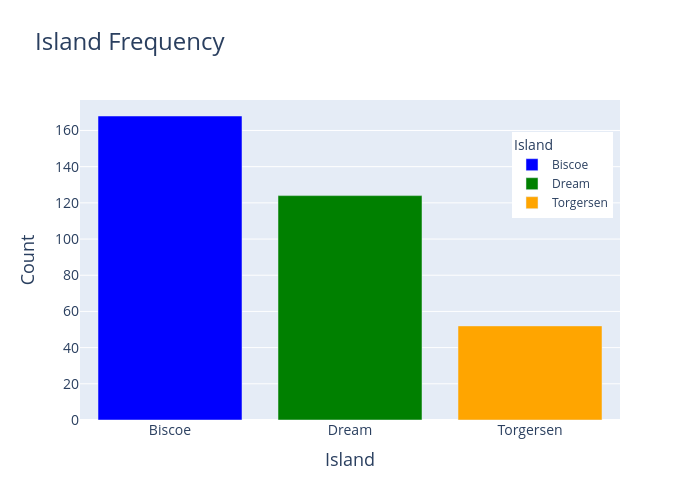

The cell this chart's notebook holds for it:
### Code cell
# Count each island
island_count = data['island'].value_counts().reset_index()

# Rename columns
island_count.columns = ['island', 'count']

# Create bar chart
fig = px.bar(
    island_count,
    x='island',
    y='count',
    labels={
        'island': 'Island',
        'count': 'Count'
    },
    title='Island Frequency',
    color='island',
    color_discrete_map={
        'Biscoe': 'blue',
        'Dream': 'green',
        'Torgersen': 'orange'
    }
)

fig.update_layout(
    legend_title='Island',
    legend=dict(
        x=0.8,
        y=0.9
    ),
    title_font_size=24,
    xaxis_title_font_size=18,
    yaxis_title_font_size=18,
    xaxis_tickfont_size=14,
    yaxis_tickfont_size=14,
    width=700,
    height=500
)

fig.show()

### Figure 1 — Plotly figure (JSON) as saved in the notebook; plotly's stock layout.template omitted (floating-point values rounded to 4 significant figures)
{"data": [{"hovertemplate": "Island=%{x}<br>Count=%{y}<extra></extra>", "legendgroup": "Biscoe", "marker": {"color": "blue", "pattern": {"shape": ""}}, "name": "Biscoe", "orientation": "v", "showlegend": true, "textposition": "auto", "type": "bar", "x": ["Biscoe"], "xaxis": "x", "y": [168], "yaxis": "y"}, {"hovertemplate": "Island=%{x}<br>Count=%{y}<extra></extra>", "legendgroup": "Dream", "marker": {"color": "green", "pattern": {"shape": ""}}, "name": "Dream", "orientation": "v", "showlegend": true, "textposition": "auto", "type": "bar", "x": ["Dream"], "xaxis": "x", "y": [124], "yaxis": "y"}, {"hovertemplate": "Island=%{x}<br>Count=%{y}<extra></extra>", "legendgroup": "Torgersen", "marker": {"color": "orange", "pattern": {"shape": ""}}, "name": "Torgersen", "orientation": "v", "showlegend": true, "textposition": "auto", "type": "bar", "x": ["Torgersen"], "xaxis": "x", "y": [52], "yaxis": "y"}], "layout": {"barmode": "relative", "height": 500, "legend": {"title": {"text": "Island"}, "tracegroupgap": 0, "x": 0.8, "y": 0.9}, "title": {"font": {"size": 24}, "text": "Island Frequency"}, "width": 700, "xaxis": {"anchor": "y", "categoryarray": ["Biscoe", "Dream", "Torgersen"], "categoryorder": "array", "domain": [0, 1], "tickfont": {"size": 14}, "title": {"font": {"size": 18}, "text": "Island"}}, "yaxis": {"anchor": "x", "domain": [0, 1], "tickfont": {"size": 14}, "title": {"font": {"size": 18}, "text": "Count"}}}}
